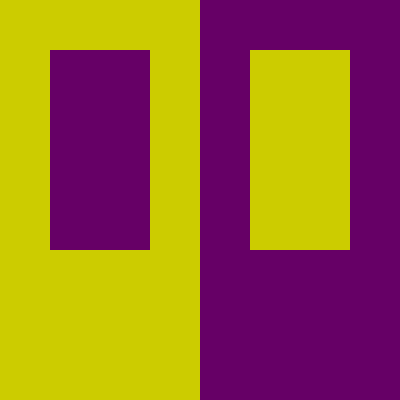
Frame 1 (no input)
Frame 60 (no input): identical to frame 1, image omitted
Frame 120 (the mouse pressed at the canvas centre since frame 60): identical to frame 1, image omitted

The p5.js sketch that drew this single still picture (run headless with seeded random() and noise() and a simulated clock; from frame 60 on, the mouse is pressed at the canvas centre):

// p5.js sketch
// ── sketch.js
////Explanation:  
//
//Complementary Colours:  The two outside rectangles are considered to be complementary. Complementary colours appear opposite to each other on the artists spectrum and have the added property of enhancing the colours being used. Yellow is the complement of purple and vice versa. Yellow is also considered a warm colour since it's closer to white than purple which is a cool colour. The Hue is most important factor in determining complementary colours. For example red being a complement of green and you will notice they are on opposite sides of the colour wheel on the artists spectrum. 

//Hue: 60 + 240 to find the complement of yellow and 300 - 240 to find the complement of purple. You can also just mutiply 60 by 5 to get 300 for violet and vice versa to get yellow.

//Reference: https://www.vlebooks.com/Product/Index/900826?page=0




/// Albers contrast squares
/// by Evan Raskob <e.raskob@gold.ac.uk>
//
/// - Demonstrating using HSB colour mode in p5js.
/// - Learning about saturation, lightness and hue using
///     background contrast.


// Colours for right square, left square, and 
// centre square that sits in both.
// NOTE: these are of object type p5.Color

let leftColor, rightColor, centreColor;

//inner rect values
let hue, saturation, value;


function setup() {
  createCanvas(400, 400);
  
  // We can use HSB mode as follows 
  // from (https://p5js.org/reference/#/p5/colorMode):
  // Setting colorMode(HSB) lets you use the HSB system instead.
  // By default, this is colorMode(HSB, 360, 100, 100, 1). 
  // You can also use HSL instead of HSB.

  colorMode(HSB);

  let leftHueAngle = 180; // set this to something fun. 0 is red.

  // Offset for right square colour: some fraction of 
  // a circle. 180 is opposite color, 360 goes back to the same 
  // colour (360 rotation)
  let hueAngleOffset = 360/2; 

  //Outside yellow
  leftColor = color(leftHueAngle - 120, 100, 80);
  //Outside Purple
  rightColor = color(leftHueAngle + 120, 100, 40);
  

  ///
  /// ----------EXERCISE FOR YOU TO DO---------------------------
  /// Try changing this to change the centre squares until
  /// they both look like different colours. Find 2 combinations
  /// of colours for outer and centre squares. What parameters
  /// worked best, and why?

  centreColor = color(140, 70, 60);

  /// ----------More advanced------------------------------------
  /// You can add slider GUI (graphical user interface) elements
  /// to help chose colours instead of typing them in.
  /// See: https://p5js.org/examples/dom-slider.html
  /// Create 3 sliders, one for each of hue angle, saturation, and value
  /// that you use in the color(hue, saturation, value) above.
  /// Make sure to use text() or console.log() to print out the values
  /// when you find one you like!
    
 //Create a div to store elements
  var div = createDiv();

    
  //values for first inner rect (purple)
  hue = createSlider(0, 360, 300);
  hue.parent(div);
  saturation = createSlider(0, 100, 100);
  saturation.parent(div);
  value = createSlider(0, 100, 40);
  value.parent(div);

   
  //values for second inner rect (yellow)
  hueSecond = createSlider(0, 360, 60);
  saturationSecond = createSlider(0, 100, 100);
  valueSecond = createSlider(0, 100, 80);
  
  /// ---------Even more advanced-------------------------------- 
  /// Use a button to display or print out or even save values you like:
  /// https://p5js.org/examples/dom-input-and-button.html
    
    
    //button to save values
    valueButton = createButton('Save Colour Values');
    
    //mousePressed callback function
    valueButton.mousePressed(function() {
        
        console.log("The first inner rect values are: ", hue.value(), saturation.value(), value.value());
        console.log("The second inner rect values are: ", hueSecond.value(), saturationSecond.value(), valueSecond.value());
    })

  
  ///-----OTHER WAYS TO DO THIS--------------------------------------------------------
  /// There's another way to do this using ES6 syntax...
  /// uncomment the code below to use it.
  /// For this cool trick -- write a string as `my string` and you
  /// can put a variable in it using ${variable}
  /// https://developer.mozilla.org/en-US/docs/Web/JavaScript/Reference/Template_literals
  
  /// hsl color is a string with hue angle (0-360),
  /// saturation (0-100%), value (0-100%)
  
  // leftColor = color(`hsl(${leftHueAngle}, 80%, 80%)`);
  
  // right colour is complimentary (180 degrees away form leftHue)
  //rightColor = color(`hsl(${leftHueAngle+hueAngleOffset}, 80%, 80%)`);
  
  // EXERCISE:
  // try changing this to change the centre squares
  // centreColor = color(`hsl(140, 70%, 60%)`);
  ///-------------------------------------------------------------

}

function draw() {
  background(0);
  
  noStroke();
  rectMode(CORNER);
  fill(leftColor);
  rect(0,0,width/2,height);
  fill(rightColor);
  rect(width/2,0,width/2,height);  
  
  // Draw a smaller rectangle (of a single colour) in the middle 
  // of both squares and experiment with centreColour (above) 
  // until you find a colour that looks different in both but is
  // actually the same colour. What did you change? Share the value.
    
  //with slider values
  fill(hue.value(), saturation.value(), value.value());
  rect(width/8, height/8, width/4, height/2);  
  fill(hueSecond.value(), saturationSecond.value(), valueSecond.value());
  rect(width/2+width/8, height/8, width/4, height/2);   
}
